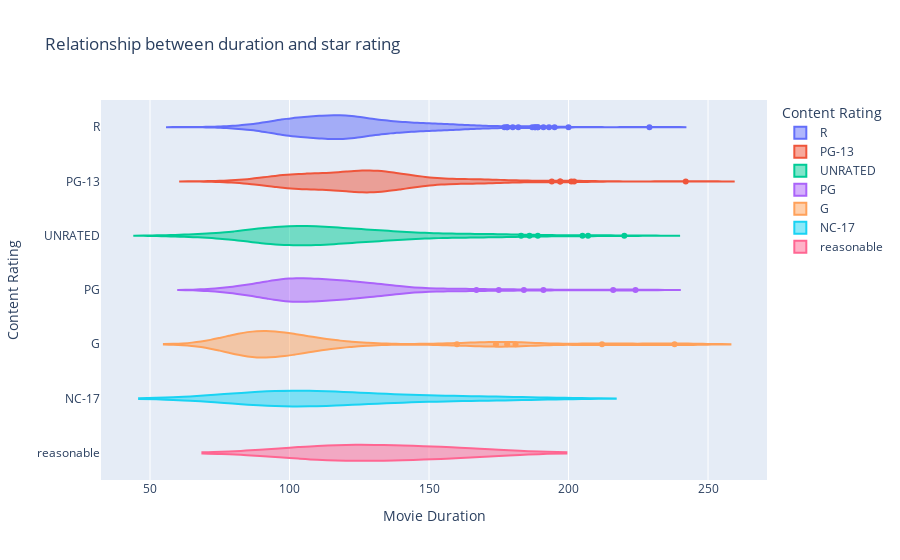

Notebook code for this chart:
### Markdown cell above
#### Visualize the relationship between content rating and duration.

### Code cell
# using plotly scatter library
fig = px.violin(movies, 
                 x = 'duration', # x-axis represent duration
                 y = 'content_rating', # y-axis represent content rating
                 labels = {'duration': 'Movie Duration', 'content_rating' : 'Content Rating'},
                 title = 'Relationship between duration and content rating',
                 color='content_rating', #beautify
                )
fig.show()

### Figure 1 — Plotly figure (JSON) as saved in the notebook; plotly's stock layout.template omitted (floating-point values rounded to 4 significant figures; data arrays with more than 128 entries replaced by an {"elided": "..."} marker saying what was removed)
{"data": [{"alignmentgroup": "True", "box": {"visible": false}, "hovertemplate": "Content Rating=%{y}<br>Movie Duration=%{x}<extra></extra>", "legendgroup": "R", "marker": {"color": "#636efa"}, "name": "R", "offsetgroup": "R", "orientation": "h", "scalegroup": "True", "showlegend": true, "type": "violin", "x": {"elided": "460 int values"}, "x0": " ", "xaxis": "x", "y": {"elided": "460 str values"}, "y0": " ", "yaxis": "y"}, {"alignmentgroup": "True", "box": {"visible": false}, "hovertemplate": "Content Rating=%{y}<br>Movie Duration=%{x}<extra></extra>", "legendgroup": "PG-13", "marker": {"color": "#EF553B"}, "name": "PG-13", "offsetgroup": "PG-13", "orientation": "h", "scalegroup": "True", "showlegend": true, "type": "violin", "x": {"elided": "189 int values"}, "x0": " ", "xaxis": "x", "y": {"elided": "189 str values"}, "y0": " ", "yaxis": "y"}, {"alignmentgroup": "True", "box": {"visible": false}, "hovertemplate": "Content Rating=%{y}<br>Movie Duration=%{x}<extra></extra>", "legendgroup": "UNRATED", "marker": {"color": "#00cc96"}, "name": "UNRATED", "offsetgroup": "UNRATED", "orientation": "h", "scalegroup": "True", "showlegend": true, "type": "violin", "x": {"elided": "160 int values"}, "x0": " ", "xaxis": "x", "y": {"elided": "160 str values"}, "y0": " ", "yaxis": "y"}, {"alignmentgroup": "True", "box": {"visible": false}, "hovertemplate": "Content Rating=%{y}<br>Movie Duration=%{x}<extra></extra>", "legendgroup": "PG", "marker": {"color": "#ab63fa"}, "name": "PG", "offsetgroup": "PG", "orientation": "h", "scalegroup": "True", "showlegend": true, "type": "violin", "x": [124, 121, 125, 102, 115, 165, 95, 116, 134, 216, 129, 91, 96, 161, 224, 119, 124, 126, 98, 105, 98, 117, 101, 93, 191, 167, 85, 124, 184, 138, 98, 94, 124, 119, 101, 106, 122, 103, 80, 76, 130, 115, 102, 127, 128, 94, 115, 102, 86, 105, 102, 113, 134, 129, 135, 94, 90, 124, 115, 100, 100, 143, 94, 153, 87, 108, 105, 101, 108, 88, 129, 79, 114, 106, 142, 101, 109, 113, 113, 90, 82, 95, 137, 88, 131, 100, 102, 104, 99, 92, 135, 112, 140, 118, 109, 114, 81, 126, 107, 138, 114, 93, 114, 98, 120, 110, 110, 80, 135, 153, 125, 114, 152, 92, 101, 175, 103, 102, 104, 99, 116, 118, 114], "x0": " ", "xaxis": "x", "y": ["PG", "PG", "PG", "PG", "PG", "PG", "PG", "PG", "PG", "PG", "PG", "PG", "PG", "PG", "PG", "PG", "PG", "PG", "PG", "PG", "PG", "PG", "PG", "PG", "PG", "PG", "PG", "PG", "PG", "PG", "PG", "PG", "PG", "PG", "PG", "PG", "PG", "PG", "PG", "PG", "PG", "PG", "PG", "PG", "PG", "PG", "PG", "PG", "PG", "PG", "PG", "PG", "PG", "PG", "PG", "PG", "PG", "PG", "PG", "PG", "PG", "PG", "PG", "PG", "PG", "PG", "PG", "PG", "PG", "PG", "PG", "PG", "PG", "PG", "PG", "PG", "PG", "PG", "PG", "PG", "PG", "PG", "PG", "PG", "PG", "PG", "PG", "PG", "PG", "PG", "PG", "PG", "PG", "PG", "PG", "PG", "PG", "PG", "PG", "PG", "PG", "PG", "PG", "PG", "PG", "PG", "PG", "PG", "PG", "PG", "PG", "PG", "PG", "PG", "PG", "PG", "PG", "PG", "PG", "PG", "PG", "PG", "PG"], "y0": " ", "yaxis": "y"}, {"alignmentgroup": "True", "box": {"visible": false}, "hovertemplate": "Content Rating=%{y}<br>Movie Duration=%{x}<extra></extra>", "legendgroup": "G", "marker": {"color": "#FFA15A"}, "name": "G", "offsetgroup": "G", "orientation": "h", "scalegroup": "True", "showlegend": true, "type": "violin", "x": [87, 89, 98, 103, 160, 81, 86, 238, 93, 100, 212, 92, 84, 112, 111, 174, 90, 181, 112, 92, 103, 100, 125, 178, 101, 85, 94, 83, 83, 85, 88, 75], "x0": " ", "xaxis": "x", "y": ["G", "G", "G", "G", "G", "G", "G", "G", "G", "G", "G", "G", "G", "G", "G", "G", "G", "G", "G", "G", "G", "G", "G", "G", "G", "G", "G", "G", "G", "G", "G", "G"], "y0": " ", "yaxis": "y"}, {"alignmentgroup": "True", "box": {"visible": false}, "hovertemplate": "Content Rating=%{y}<br>Movie Duration=%{x}<extra></extra>", "legendgroup": "NC-17", "marker": {"color": "#19d3f3"}, "name": "NC-17", "offsetgroup": "NC-17", "orientation": "h", "scalegroup": "True", "showlegend": true, "type": "violin", "x": [136, 131, 113, 179, 84, 105, 95, 157, 85, 92, 106, 112], "x0": " ", "xaxis": "x", "y": ["NC-17", "NC-17", "NC-17", "NC-17", "NC-17", "NC-17", "NC-17", "NC-17", "NC-17", "NC-17", "NC-17", "NC-17"], "y0": " ", "yaxis": "y"}, {"alignmentgroup": "True", "box": {"visible": false}, "hovertemplate": "Content Rating=%{y}<br>Movie Duration=%{x}<extra></extra>", "legendgroup": "reasonable", "marker": {"color": "#FF6692"}, "name": "reasonable", "offsetgroup": "reasonable", "orientation": "h", "scalegroup": "True", "showlegend": true, "type": "violin", "x": [110, 158, 128], "x0": " ", "xaxis": "x", "y": ["reasonable", "reasonable", "reasonable"], "y0": " ", "yaxis": "y"}], "layout": {"legend": {"title": {"text": "Content Rating"}, "tracegroupgap": 0}, "title": {"text": "Relationship between duration and star rating"}, "violinmode": "overlay", "xaxis": {"anchor": "y", "domain": [0, 1], "title": {"text": "Movie Duration"}}, "yaxis": {"anchor": "x", "categoryarray": ["reasonable", "NC-17", "G", "PG", "UNRATED", "PG-13", "R"], "categoryorder": "array", "domain": [0, 1], "title": {"text": "Content Rating"}}}}
